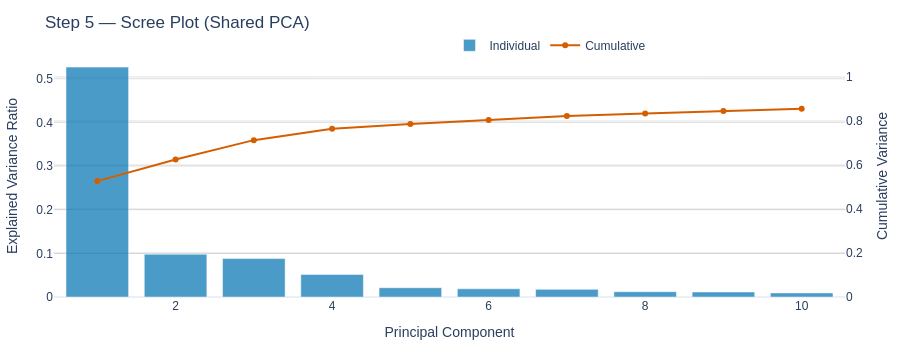

The cell this chart's notebook holds for it:
### Markdown cell above
## Step 5. Select Components

How many Principal Components do we actually need? To visualize the neural dynamics **2–3 PCs typically suffice** for trajectory visualization in EEG/MEG.

We evaluate this using two methods:
1. <span style="color: #D55E00;"><b>Scree Plot:</b></span> A visual plot of the Explained Variance Ratio (EVR) per component.
2. <span style="color: #D55E00;"><b>Participation Ratio (PR):</b></span> A robust mathematical metric that gives us a single number representing the "effective dimensionality" of the dataset.

<div class="alert alert-info" style="margin-top: 15px;">
<b>🧠 What is the Participation Ratio?</b><br>
Unlike simply picking an arbitrary variance cutoff (e.g., "keep PCs until 80% variance is reached"), the Participation Ratio mathematically quantifies how many dimensions the neural data is <i>actually</i> using. If your PR is 2.4, it means your complex 64-channel neural trajectories are effectively living in a 2.4-dimensional space!
</div>

*(Note: We fit 10 components globally so that advanced users can use them later, but our downstream 3D visualizations will only utilize the top 3.)*

### Code cell
# Ensure we have the EVR array from Step 4a
evr_array = np.asarray(evr)

# ==============================================================================
# 1. Mathematical Metrics
# ==============================================================================
# Retrieve the Participation Ratio natively from the coco-pipe reducer!
pr = shared_reducer.get_diagnostics().get('participation_ratio_')

print(f"Cumulative variance at 3 PCs: {np.sum(evr_array[:3]):.2%}")
if pr is not None:
    print(f"Participation ratio (effective dimensionality): {pr:.2f}\n")

# ==============================================================================
# 2. Scree Plot
# ==============================================================================
fig_scree = plot_eigenvalues(evr_array)
fig_scree.update_layout(title='Step 5 — Scree Plot (Shared PCA)')

# Render the interactive Plotly figure directly in the notebook!
fig_scree.show()

### Figure 1 — Plotly figure (JSON) as saved in the notebook; plotly's stock layout.template omitted (floating-point values rounded to 4 significant figures)
{"data": [{"name": "Individual", "opacity": 0.7, "type": "bar", "x": [1, 2, 3, 4, 5, 6, 7, 8, 9, 10], "y": [0.5268, 0.09815, 0.08799, 0.0517, 0.02133, 0.0188, 0.01751, 0.01219, 0.01152, 0.009432]}, {"mode": "lines+markers", "name": "Cumulative", "type": "scatter", "x": [1, 2, 3, 4, 5, 6, 7, 8, 9, 10], "y": [0.5268, 0.625, 0.713, 0.7647, 0.786, 0.8048, 0.8223, 0.8345, 0.846, 0.8554], "yaxis": "y2"}], "layout": {"height": 350, "legend": {"orientation": "h", "x": 0.5, "y": 1.1}, "margin": {"b": 50, "l": 50, "r": 50, "t": 55}, "title": {"text": "Step 5 — Scree Plot (Shared PCA)"}, "xaxis": {"title": {"text": "Principal Component"}}, "yaxis": {"title": {"text": "Explained Variance Ratio"}}, "yaxis2": {"overlaying": "y", "range": [0, 1.1], "side": "right", "title": {"text": "Cumulative Variance"}}}}
